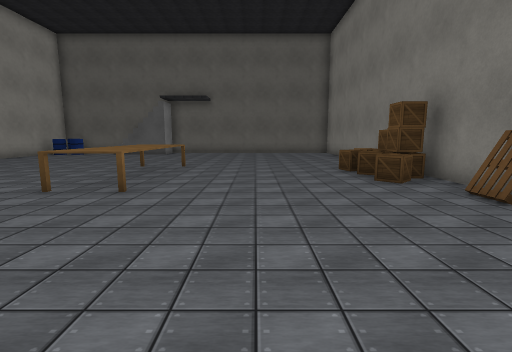
[1] (above)

12 first-person views from a walk through a world built for the Webots simulator. The camera is 1 m above the floor, tilts 8° down and sees 85° across. Doors are drawn as open doorways. The floor is counted in squares, 1 m on a side. Each view is taken from the middle of a square. On the plan, view 1 faces up. The plan holds only what a view shows up to about 12 squares ahead; the rest is blank. Robots are left out. Simple shapes and patterns stand in for the simulator's stock objects.

[2]
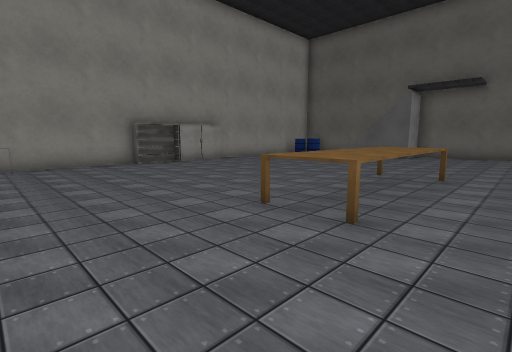

[3]
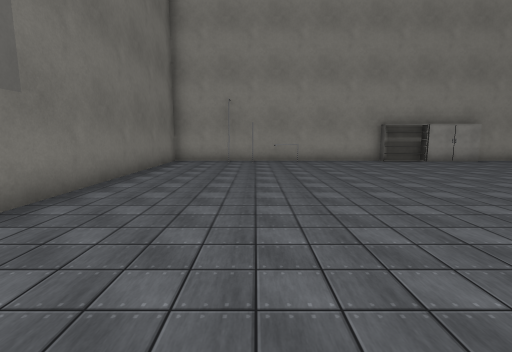

[4]
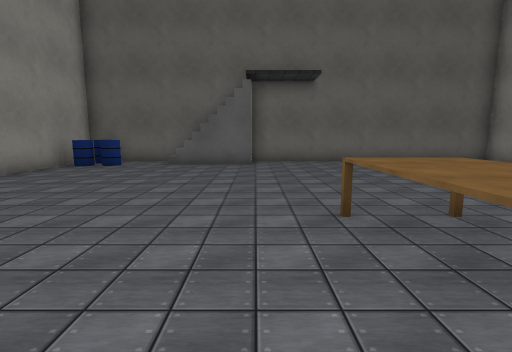

[5]
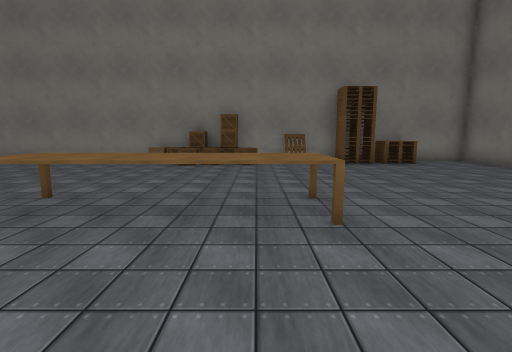

[6]
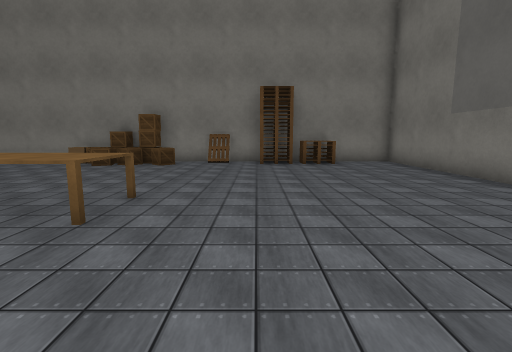

[7]
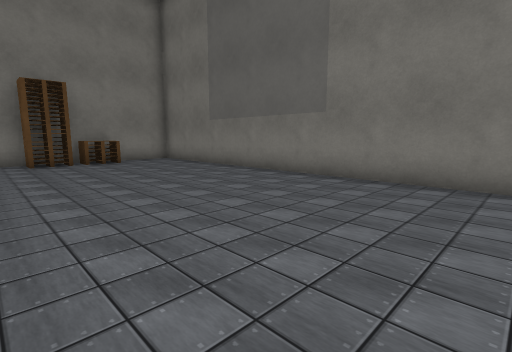

[8]
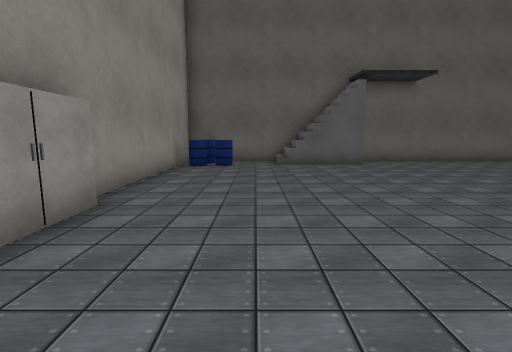

[9]
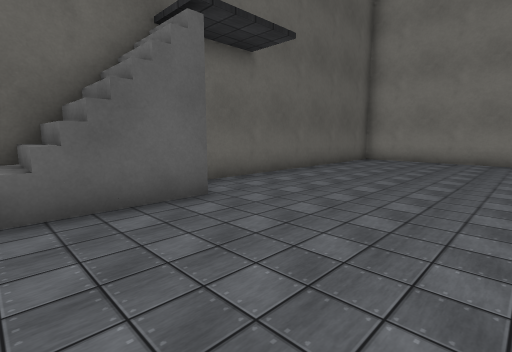

[10]
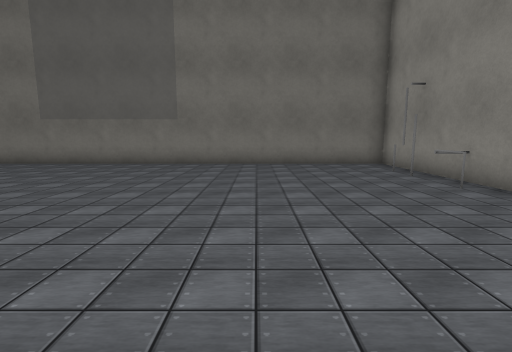

[11]
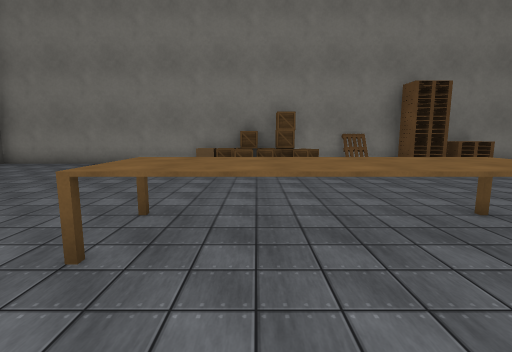

[12]
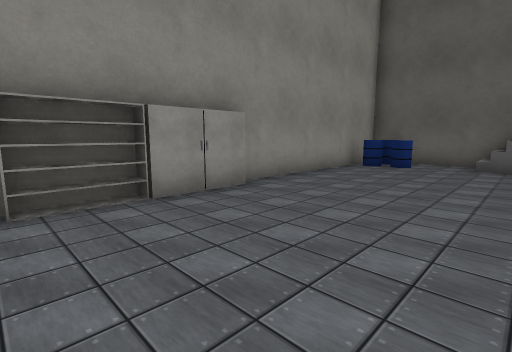

### Floor plan
Points are (right, up) in squares from view 1. A wall is a line through its corners. A room is listed if a view was taken in it or the views show most of it. See-through windows are left out.
Room 1 (views 1, 2, 3, 4, 5, 6, 7, 8, 9, 10, 11, 12)
walls: (-11.7, 17.4) (-11.7, -2.4) (4.4, -2.4) (4.4, 17.4) (-11.7, 17.4)
ways out: open door at (-8, -2.5); open door at (-4, 17.5)
objects: shelf (-12, 7); cabinet (-12, 9); other object (-11, 0); grey pole (-11, 1); other object (-11, 2); other object (-11, 3); barrel (-11, 16); barrel (-11, 17); barrel (-10, 16); stairs (-8, 16) to (-5, 17); table (-4, 5) to (-3, 9); wooden box (3, 6); wooden box (3, 7); wooden box (3, 8) to (3, 9); stack of pallets (4, 0) to (4, 1); stack of pallets (4, 2) to (4, 3); pallet (4, 4) to (4, 5); wooden box (4, 7); wooden box (4, 8); other object (4, 9); cardboard box (4, 10)

Where each view was taken, in squares from view 1:
view 1: 0 up, 0 right, facing up
view 2: 2 up, 1 left, facing up-left
view 3: 1 up, 0 right, facing left
view 4: 6 up, 5 left, facing up
view 5: 6 up, 7 left, facing right
view 6: 3 up, 7 left, facing right
view 7: 4 up, 8 left, facing down-right
view 8: 6 up, 9 left, facing up
view 9: 12 up, 8 left, facing up-right
view 10: 8 up, 7 left, facing down
view 11: 8 up, 6 left, facing right
view 12: 6 up, 7 left, facing up-left
